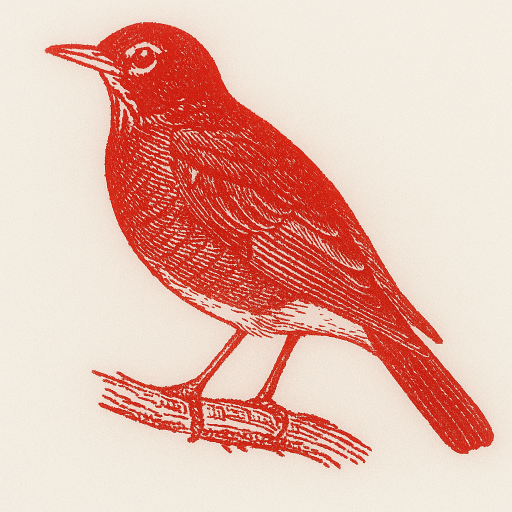
#> input picture assets/images/robin.png, 1024 x 1024 px, found by its file name (shown at 1/2 size)
$ python main_render.py
#> lines starting #> are read from the running program, lines starting #| are printed output that depends on the picture; after the words box and inside, x2 and y2 are one past the last pixel; in counts of white or black regions, pixels touching at a corner belong together
### birdbox/display/render_dynamic.py
import sys
import os
from PIL import Image, ImageDraw, ImageFont, ImageOps
from importlib import import_module
from birdbox.config import DISPLAY_DRIVER, DISPLAY_WIDTH as WIDTH, DISPLAY_HEIGHT as HEIGHT, WAVESHARE_LIB_PATH

# Add the Waveshare driver path to sys.path dynamically
lib_path = os.path.abspath(os.path.join(os.path.dirname(__file__), '../../external/lib'))
sys.path.append(lib_path)

def draw_wrapped_text(draw, text, font, x, y, max_width, line_spacing=4, fill=0):
    import textwrap
    lines = textwrap.wrap(text, width=40)  # adjust wrap width for your layout
    for line in lines:
        draw.text((x, y), line, font=font, fill=fill)
        bbox = draw.textbbox((x, y), line, font=font)
        line_height = bbox[3] - bbox[1]
        y += line_height + line_spacing

def render_bird_display(bird, image_path, mock=True, output_path="bird_display_mock.png", epd=None):
#> called with image_path = 'assets/images/robin.png', mock = True, output_path = 'bird_display_mock.png'
    black_img = Image.new('1', (WIDTH, HEIGHT), 255)
#> black_img: PIL image 400x300 1; every value is 1
    red_img = Image.new('1', (WIDTH, HEIGHT), 255)

    draw_black = ImageDraw.Draw(black_img)
    draw_red = ImageDraw.Draw(red_img)

    try:
        font_bold = ImageFont.truetype("/usr/share/fonts/truetype/open-sans/OpenSans-Bold.ttf", 30)
        font_italic = ImageFont.truetype("/usr/share/fonts/truetype/open-sans/OpenSans-Italic.ttf", 22)
        font_body = ImageFont.truetype("/usr/share/fonts/truetype/open-sans/OpenSans-Regular.ttf", 18)
    except:
        font_bold = font_italic = font_body = ImageFont.load_default()

    # Image in right column
    image_x = WIDTH - 160
    image_y = 20
    image_width = 150
    image_height = 120

    if os.path.exists(image_path):
        try:
            bird_img = Image.open(image_path).convert("L")  # grayscale
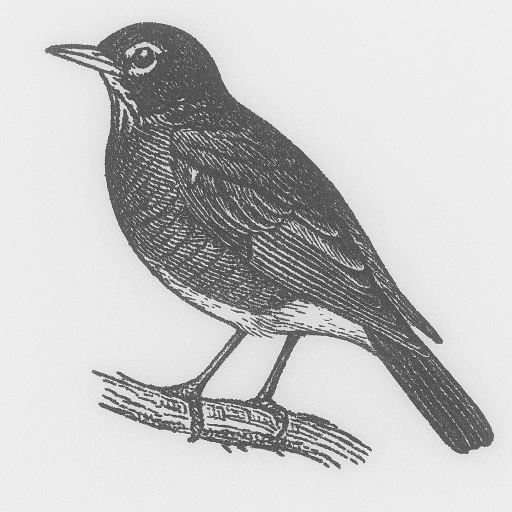
#> bird_img: PIL image 1024x1024 L (shown at 1/2 size); min 27, max 255, mean 197.6
            bird_img = bird_img.point(lambda p: 0 if p < 128 else 255, mode='1')  # threshold to remove background
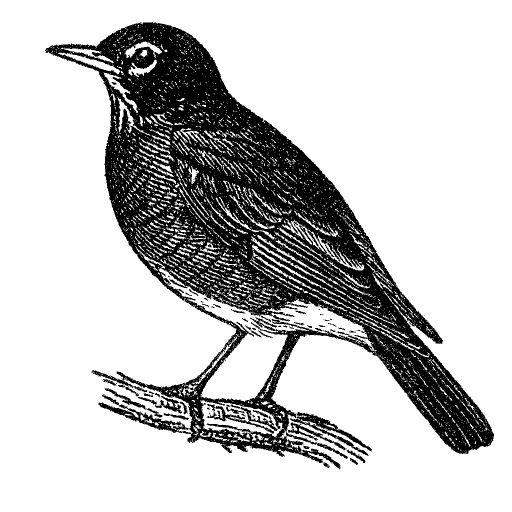
#> bird_img: PIL image 1024x1024 1 (shown at 1/2 size); 77.6% white; 128 black regions (79 under 20 px), largest, box (x1, y1, x2, y2) and area: (90, 44, 988, 939) 225029, (580, 824, 744, 912) 2563, (413, 808, 555, 867) 1701
            bird_img = bird_img.resize((image_width, image_height))
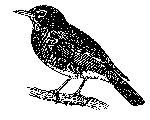
#> bird_img: PIL image 150x120 1; 77.6% white; 19 black regions (18 under 20 px), largest, box (x1, y1, x2, y2) and area: (13, 5, 145, 107) 3978
            red_img.paste(bird_img, (image_x, image_y))
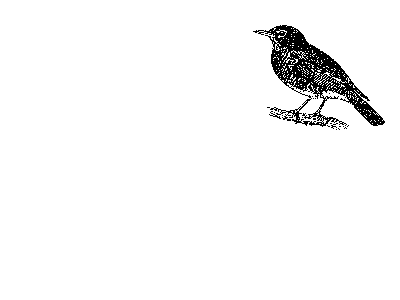
#> red_img: PIL image 400x300 1; 96.6% white; 19 black regions (18 under 20 px), largest, box (x1, y1, x2, y2) and area: (253, 25, 385, 127) 3978
        except Exception as e:
            print(f"[ERROR] Failed to load image: {e}")
    else:
        print(f"[WARNING] Image not found: {image_path}")
        draw_red.rectangle([(image_x, image_y), (image_x + image_width, image_y + image_height)], outline=0)

    # Align title text with image top
    title_y = image_y
    draw_black.text((10, title_y), bird["name"], font=font_bold, fill=0)
    draw_black.text((10, title_y + 40), bird["scientific_name"], font=font_italic, fill=0)
    draw_wrapped_text(draw_black, bird["description"], font_body, x=10, y=title_y + 120, max_width=WIDTH - image_width - 40)

    if mock:
        preview = Image.new("RGB", (WIDTH, HEIGHT), "white")
#> preview: PIL image 400x300 RGB; every value is 255
        for y in range(HEIGHT):
            for x in range(WIDTH):
                if black_img.getpixel((x, y)) == 0:
                    preview.putpixel((x, y), (0, 0, 0))
                elif red_img.getpixel((x, y)) == 0:
                    preview.putpixel((x, y), (255, 0, 0))
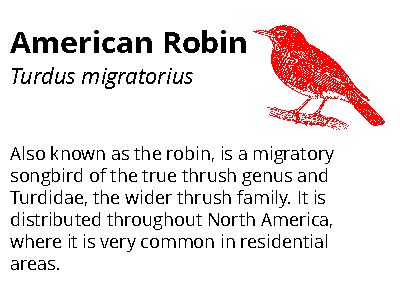
#> preview: PIL image 400x300 RGB; mean R, G, B 237.7, 229.1, 229.1
        preview = preview.convert("RGB")  # Ensure compatible format for thumbnail generation
        preview.save(output_path)
        print(f"Mock display saved to {output_path}")
        preview.show(title=bird["name"])

    else:
        # [4 lines of commented-out code are left out]

        print("[DEBUG] Clearing display...")
        epd.Clear()

        print("[DEBUG] Sending image buffers to display...")
        epd.display(epd.getbuffer(black_img), epd.getbuffer(red_img))

        print("[DEBUG] Display update complete")
        #epd.sleep()

### birdbox/display/main_render.py
import sys
import os

# Add project root to path so birdbox.* modules are importable
sys.path.append(os.path.abspath(os.path.join(os.path.dirname(__file__), "../..")))

from birdbox.display.render_dynamic import render_bird_display

bird = {
    "name": "American Robin",
    "scientific_name": "Turdus migratorius",
    "description": (
        "Also known as the robin, is a migratory songbird of the "
        "true thrush genus and Turdidae, the wider thrush family. "
        "It is distributed throughout North America, where it is "
        "very common in residential areas."
    )
}

image_path = "assets/images/robin.png"

render_bird_display(bird, image_path=image_path, mock=True)

$ run again, with assets/images/bluejay.png copied over assets/images/robin.png
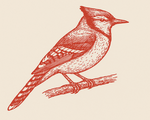
#> input picture assets/images/bluejay.png, 150 x 120 px, found by its file name
#> black_img: PIL image 400x300 1; every value is 1
#> in render_bird_display, `bird_img = bird_img.point(lambda p: 0 if p < 128 else 255, mode='1')`:
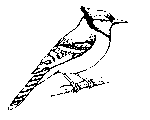
#> bird_img: PIL image 150x120 1; 92.7% white; black in thin lines or dots, all inside (x1, y1, x2, y2) = (8, 6, 128, 110)
#> red_img: PIL image 400x300 1; 98.9% white; black in thin lines or dots, all inside (x1, y1, x2, y2) = (248, 26, 368, 130)
#> after the loop in render_bird_display, `for y in range(HEIGHT):`:
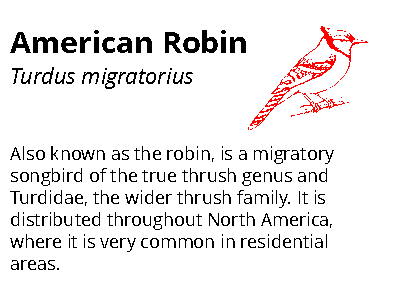
#> preview: PIL image 400x300 RGB; mean R, G, B 237.7, 234.9, 234.9

$ run again, with assets/images/cardinal.png copied over assets/images/robin.png
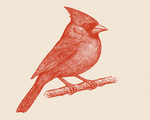
#> input picture assets/images/cardinal.png, 150 x 120 px, found by its file name
#> black_img: PIL image 400x300 1; every value is 1
#> in render_bird_display, `bird_img = bird_img.point(lambda p: 0 if p < 128 else 255, mode='1')`:
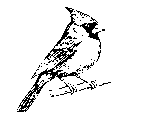
#> bird_img: PIL image 150x120 1; 92.5% white; black in thin lines or dots, all inside (x1, y1, x2, y2) = (17, 7, 111, 112)
#> red_img: PIL image 400x300 1; 98.9% white; black in thin lines or dots, all inside (x1, y1, x2, y2) = (257, 27, 351, 132)
#> after the loop in render_bird_display, `for y in range(HEIGHT):`:
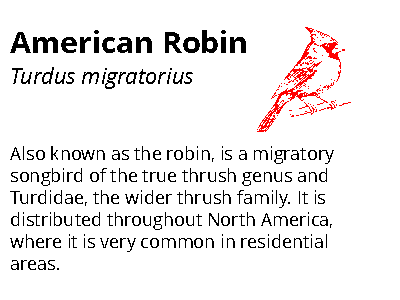
#> preview: PIL image 400x300 RGB; mean R, G, B 237.7, 234.8, 234.8
